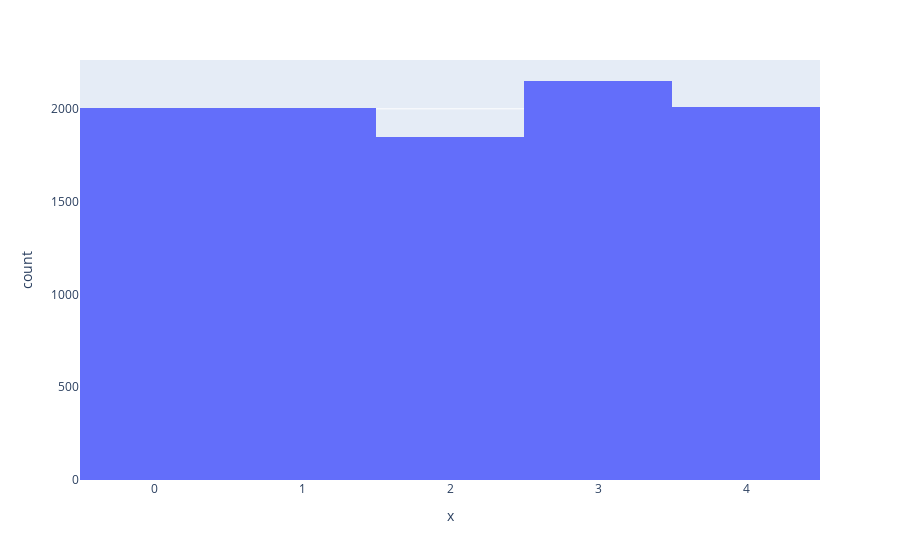

Source (notebook cell):
### Code cell
px.histogram(x=kms_disc.ravel())

### Figure 1 — Plotly figure (JSON) as saved in the notebook; plotly's stock layout.template omitted (floating-point values rounded to 4 significant figures; data arrays with more than 128 entries replaced by an {"elided": "..."} marker saying what was removed)
{"data": [{"bingroup": "x", "hovertemplate": "x=%{x}<br>count=%{y}<extra></extra>", "legendgroup": "", "marker": {"color": "#636efa", "pattern": {"shape": ""}}, "name": "", "orientation": "v", "showlegend": false, "type": "histogram", "x": {"elided": "10011 float values"}, "xaxis": "x", "yaxis": "y"}], "layout": {"barmode": "relative", "legend": {"tracegroupgap": 0}, "margin": {"t": 60}, "xaxis": {"anchor": "y", "domain": [0, 1], "title": {"text": "x"}}, "yaxis": {"anchor": "x", "domain": [0, 1], "title": {"text": "count"}}}}
